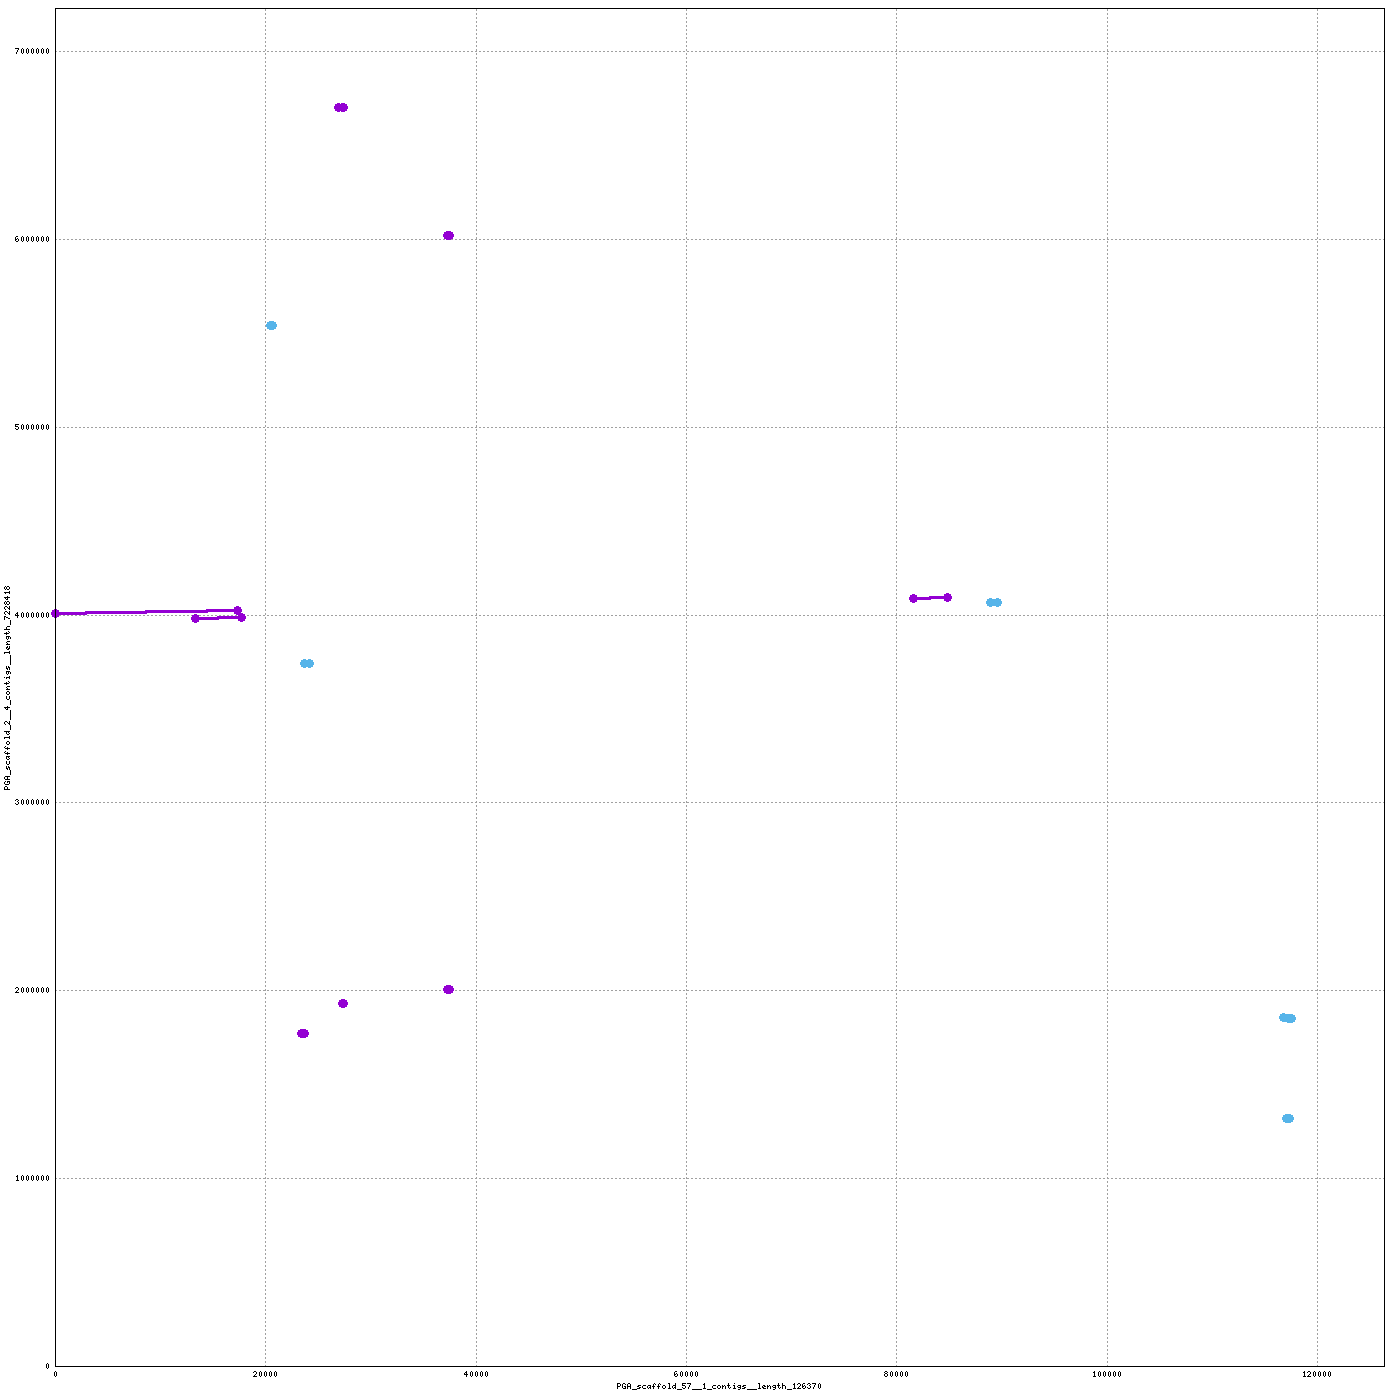

Source code (gnuplot):
set terminal png tiny size 1400,1400
set output "/home/mike/Desktop/scripts/snakes/plot_pairs/hiCversion1.linear/nucmer/nucmer.113.png"
set size 1,1
set grid
unset key
set border 15
set tics scale 0
set xlabel "PGA_scaffold_57__1_contigs__length_126370"
set ylabel "PGA_scaffold_2__4_contigs__length_7228418"
set format "%.0f"
set mouse format "%.0f"
set mouse mouseformat "[%.0f, %.0f]"
if(GPVAL_VERSION < 5) set mouse clipboardformat "[%.0f, %.0f]"
set xrange [1:126370]
set yrange [1:7228418]
set style line 1  lt 1 lw 3 pt 6 ps 1
set style line 2  lt 3 lw 3 pt 6 ps 1
set style line 3  lt 2 lw 3 pt 6 ps 1
plot \
 "/home/mike/Desktop/scripts/snakes/plot_pairs/hiCversion1.linear/nucmer/nucmer.113.fplot" title "FWD" w lp ls 1, \
 "/home/mike/Desktop/scripts/snakes/plot_pairs/hiCversion1.linear/nucmer/nucmer.113.rplot" title "REV" w lp ls 2
